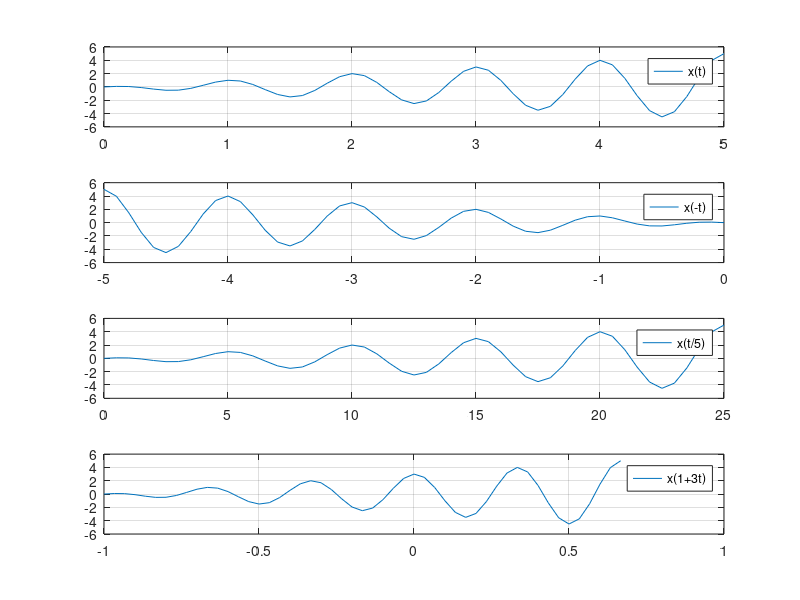

MATLAB code for this plot:
%======================================================================
% Ali Omrani
% id = 810193457
% Computer Assignment 1 - Problem 2 - 2
% File name: CA1_P_2_2.m
% University of Tehran, Electrical and Computer Engineering faculty
% Signals and Systems, Fall 95
%======================================================================

t = 0:.1:5;

x = t .* cos(2*pi*t);

subplot(4,1,1);
plot(t,x);
grid;
legend('x(t)');

subplot(4,1,2);
plot(-t,x);
grid;
legend('x(-t)');

subplot(4,1,3);
plot(5*t,x);
grid;
legend('x(t/5)');

subplot(4,1,4);
plot((1/3)*t-1,x);
grid;
legend('x(1+3t)');


